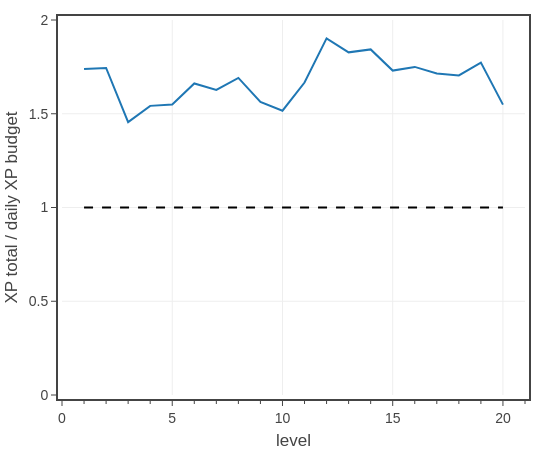

Notebook code for this chart:
### Markdown cell above
# Unused

### Code cell
# plots example adventuring day XP relative to daily XP budget for 2014 DMG

fig = go.Figure()

dmg = rules[[r['name'] for r in rules].index('DMG 2014')]

fig.add_trace(
    go.Scatter(
        x=dmg['level'],
        y=[7*(((dmg['Medium'][i] + dmg['Hard'][i]- 1) + (dmg['Hard'][i] + dmg['Deadly'][i] - 1))/4)/dmg['Daily'][i] for i in range(20)],
        name=dmg['name'],
        showlegend=False,
    ),
)

print(np.mean([7*(((dmg['Medium'][i] + dmg['Hard'][i]- 1) + (dmg['Hard'][i] + dmg['Deadly'][i] - 1))/4)/dmg['Daily'][i] for i in range(20)]))

fig.add_trace(
    go.Scatter(
        x=dmg['level'],
        y=[1 for i in range(20)],
        line_color='black',
        line_dash='dash',
        showlegend=False,
    ),
)

fig.update_layout(
    template=tfb.FIG_TEMPLATE,
    xaxis=dict(title_text='level', dtick=5, minor_dtick=1, range=[0,21]),
    yaxis=dict(title_text='XP total / daily XP budget', range=[0,2]),
    width=550, 
    height=450,
)

fig.show(config=tfb.FIG_CONFIG)

### Figure 1 — Plotly figure (JSON) as saved in the notebook; plotly's stock layout.template omitted (floating-point values rounded to 4 significant figures)
{"data": [{"name": "DMG 2014", "showlegend": false, "type": "scatter", "x": [1, 2, 3, 4, 5, 6, 7, 8, 9, 10, 11, 12, 13, 14, 15, 16, 17, 18, 19, 20], "y": [1.738, 1.744, 1.455, 1.542, 1.549, 1.662, 1.627, 1.691, 1.563, 1.516, 1.666, 1.902, 1.828, 1.843, 1.73, 1.75, 1.715, 1.704, 1.773, 1.549]}, {"line": {"color": "black", "dash": "dash"}, "showlegend": false, "type": "scatter", "x": [1, 2, 3, 4, 5, 6, 7, 8, 9, 10, 11, 12, 13, 14, 15, 16, 17, 18, 19, 20], "y": [1, 1, 1, 1, 1, 1, 1, 1, 1, 1, 1, 1, 1, 1, 1, 1, 1, 1, 1, 1]}], "layout": {"height": 450, "width": 550, "xaxis": {"dtick": 5, "minor": {"dtick": 1}, "range": [0, 21], "title": {"text": "level"}}, "yaxis": {"range": [0, 2], "title": {"text": "XP total / daily XP budget"}}}}
